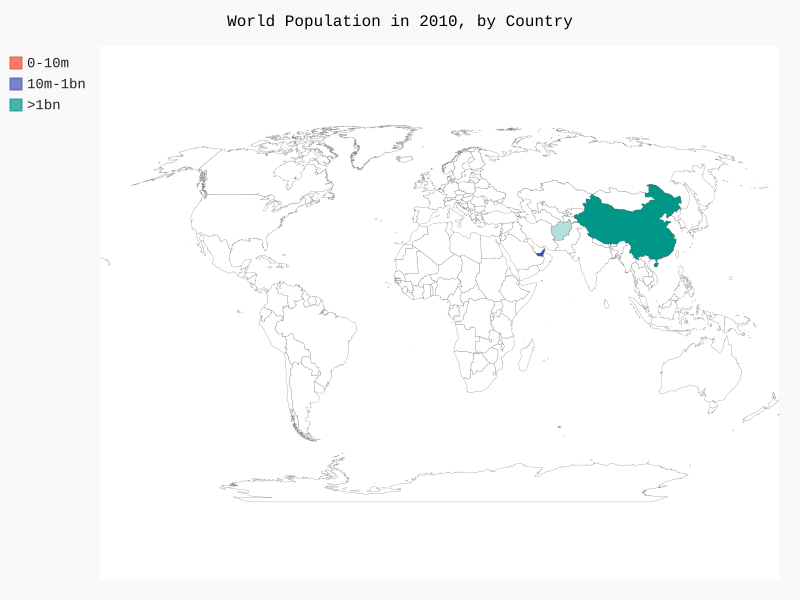

Reproduce this figure in Python.
import json
from country_codes import get_country_code
import pygal.maps.world
from pygal.style import RotateStyle
'''读取json中的国家信息，显示在地图中'''

# 将数据加载到一个列表中
filename = 'population_data.json'
with open(filename) as f:
    pop_data = json.load(f)


# 创建一个包含人口数量的字典
cc_populations = {}
for pop_dict in pop_data:
    if pop_dict['Year'] == '2010':
        country_name = pop_dict['Country Name']
        population = int(float(pop_dict['Value']))
        code = get_country_code(country_name)
        if code:
            cc_populations[code] = population
        else:
            print('ERROR - ' + country_name)

# 根据人口数量将所有的国家分成三组
cc_pops_1, cc_pops_2, cc_pops_3 = {}, {}, {}
for cc, pop in cc_populations.items():
    if pop < 100:
        cc_pops_1[cc] = pop
    elif pop < 500:
        cc_pops_2[cc] = pop
    else:
        cc_pops_3[cc] = pop
# 看看每组分别包含多少个国家 
print(len(cc_pops_1), len(cc_pops_2), len(cc_pops_3))

#在地图上显示
wm_style = RotateStyle('#336699')
# wm = pygal.maps.world.World(wm_style)  #设置地图样式，报错
wm = pygal.maps.world.World()
wm.title = 'World Population in 2010, by Country'
wm.add('0-10m', cc_pops_1)
wm.add('10m-1bn', cc_pops_2)
wm.add('>1bn', cc_pops_3)

wm.render_to_file('world_population.svg')
